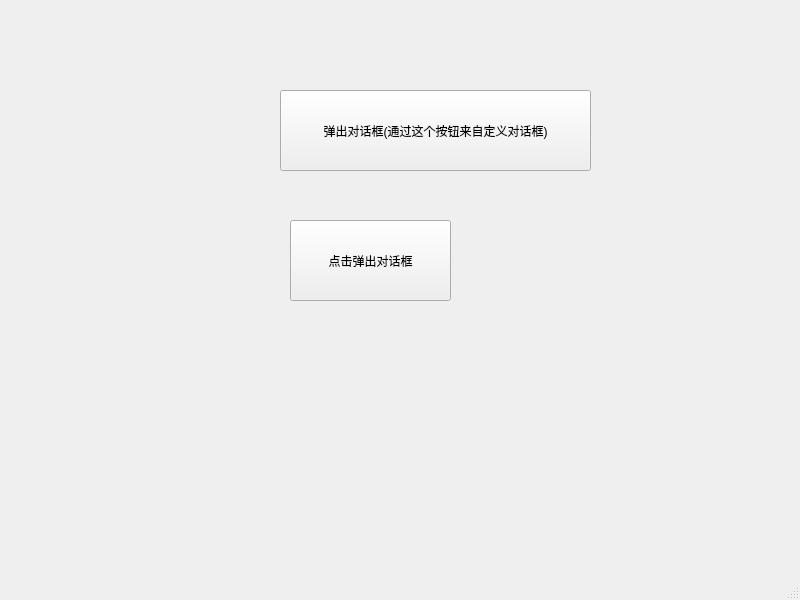
<?xml version="1.0" encoding="UTF-8"?>
<ui version="4.0">
 <class>MainWindow</class>
 <widget class="QMainWindow" name="MainWindow">
  <property name="geometry">
   <rect>
    <x>0</x>
    <y>0</y>
    <width>800</width>
    <height>600</height>
   </rect>
  </property>
  <property name="windowTitle">
   <string>MainWindow</string>
  </property>
  <widget class="QWidget" name="centralwidget">
   <widget class="QPushButton" name="pushButton">
    <property name="geometry">
     <rect>
      <x>290</x>
      <y>220</y>
      <width>161</width>
      <height>81</height>
     </rect>
    </property>
    <property name="text">
     <string>点击弹出对话框</string>
    </property>
   </widget>
   <widget class="QPushButton" name="pushButton_2">
    <property name="geometry">
     <rect>
      <x>280</x>
      <y>90</y>
      <width>311</width>
      <height>81</height>
     </rect>
    </property>
    <property name="text">
     <string>弹出对话框(通过这个按钮来自定义对话框)</string>
    </property>
   </widget>
  </widget>
  <widget class="QMenuBar" name="menubar">
   <property name="geometry">
    <rect>
     <x>0</x>
     <y>0</y>
     <width>800</width>
     <height>24</height>
    </rect>
   </property>
  </widget>
  <widget class="QStatusBar" name="statusbar"/>
 </widget>
 <resources/>
 <connections/>
</ui>
